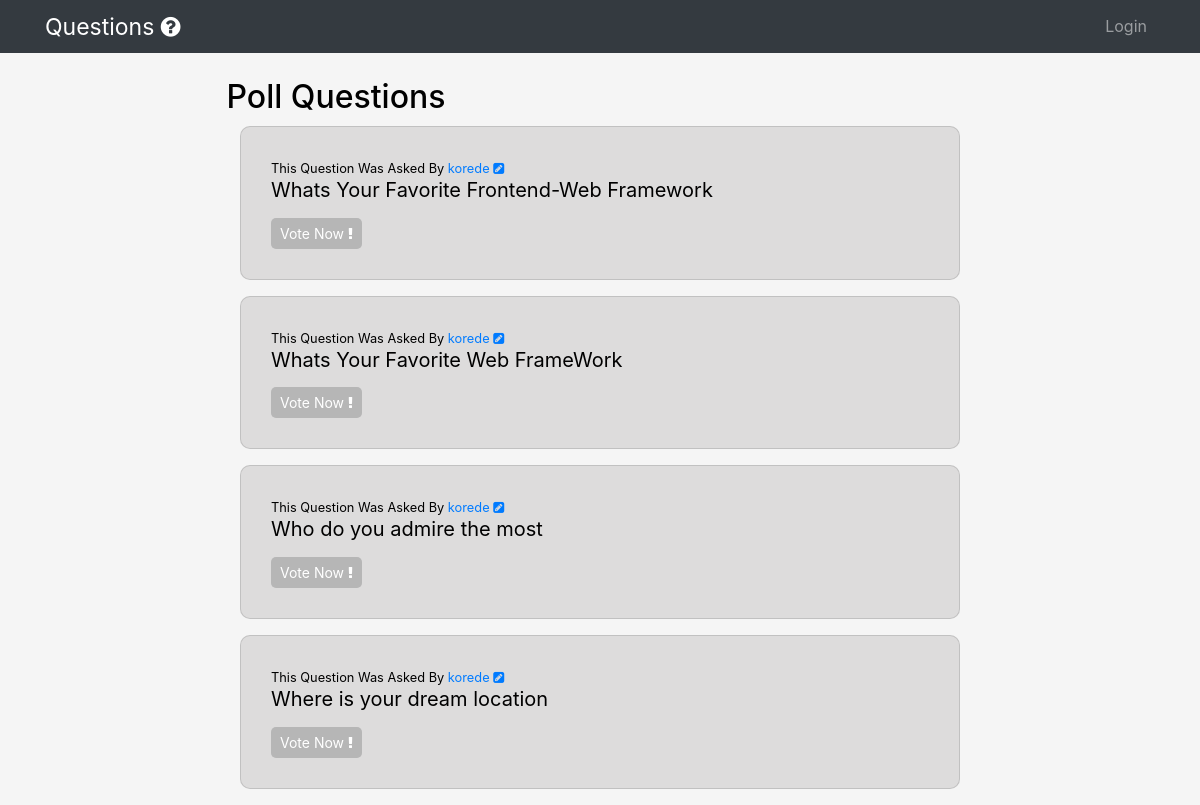
The app's page /userposts/3/ with its own data.
### polls/models.py (models this page shows, shortened)
class Question(models.Model):
    question_text = models.CharField(max_length=300)
    pub_date=models.DateTimeField(default=timezone.now)
    author = models.ForeignKey(User, related_name="authors", on_delete=models.CASCADE)

### polls/views.py (the view)
# urls.py: path('userposts/<int:id>/', views.user_detail, name="users-detail"),
def user_detail(request, id):
    user = get_object_or_404(User, pk=id)
    question = Question.objects.filter(author=user).order_by("-pub_date")[:5]
    context = {"question": question}
    return render(request, "polls/index.html", context)

### polls/templates/polls/index.html (shortened to what this page needs)
{% extends "users/base.html" %}
{% block content %}
<h2 class=" mb-2 head">Poll Questions</h2>
{% for question in question %}
<div class="card mb-3 card1">
    <div class="card-body">
        <small>This Question Was Asked By <a href="{% url 'users-detail' question.author.id %}">{{question.author}} <i class="fa fa-pencil-square" aria-hidden="true"></i></a></small>
        <p><a class="namelink" href="{% url 'polls-detail' question.id%}">{{question.question_text}} </a></p>
        <a class="btn btn-sm li" href="{% url 'polls-detail' question.id %}">Vote Now <i class="fa fa-exclamation" aria-hidden="true"></i></a>
    </div>
</div>
{% endfor %}
{% endblock%}

### users/Templates/users/base.html (style rules this page uses)
body { line-height: 1.3rem; background-color:rgb(245, 245, 245); text-align: center; color: black; }
.card1 { margin: 0 auto; text-align: left; width: 60%; background-color:rgb(221, 220, 220); padding: 10px; margin-top: 10px; border-radius: 10px; }
.head { margin-top: 15px; padding-top:10px; width: 56%; }
.li { background-color: #b6b6b6; color: rgb(255, 255, 255); border-radius: 5px; cursor: pointer; }
.namelink { color: black; font-size: 20px; }

### records on screen
Question: author "korede", question_text "Whats Your Favorite Frontend-Web Framework"
Question: author "korede", question_text "Whats Your Favorite Web FrameWork"
Question: author "korede", question_text "Who do you admire the most"
Question: author "korede", question_text "Where is your dream location"
